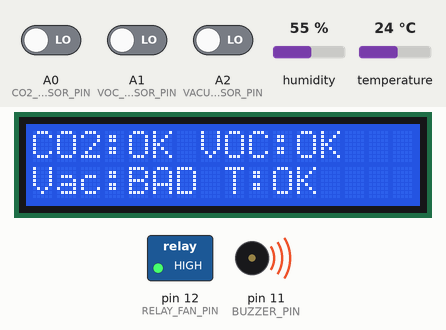
Simulated run of this sketch. Board: Arduino Uno, built with avr-gcc and run on an emulated ATmega328P. Shown: 16×2 character LCD, switched loads named in the sketch (green lamp = pin HIGH), buzzer (waves = sounding, pin HIGH). The test bench sets the inputs (shaded band); at power-on: A0 (CO2_SENSOR_PIN) LOW, A1 (VOC_SENSOR_PIN) LOW, A2 (VACUUM_PRESSURE_SENSOR_PIN) LOW, humidity 55 %, temperature 24 °C.

Above: at 3.2 s.
3.3 s: A0 (CO2_SENSOR_PIN) driven HIGH
At 7.4 s:
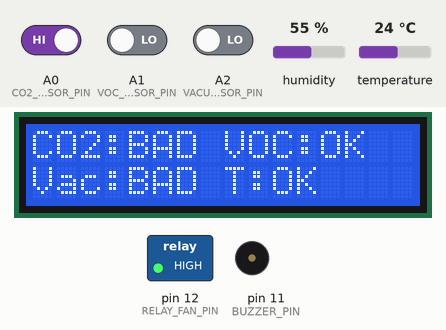
9.7 s: A1 (VOC_SENSOR_PIN) driven HIGH
At 12.7 s:
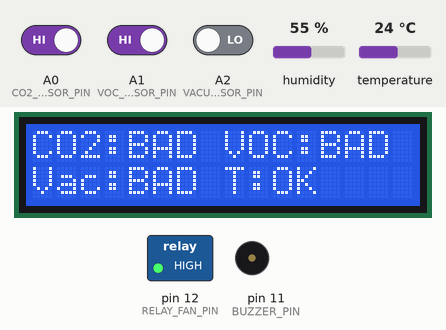
15.3 s: A2 (VACUUM_PRESSURE_SENSOR_PIN) driven HIGH
At 19.4 s:
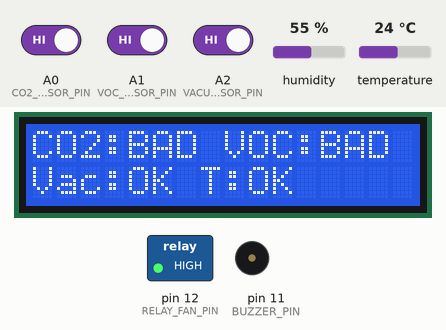
22.2 s: A0 (CO2_SENSOR_PIN) driven LOW
At 24.6 s:
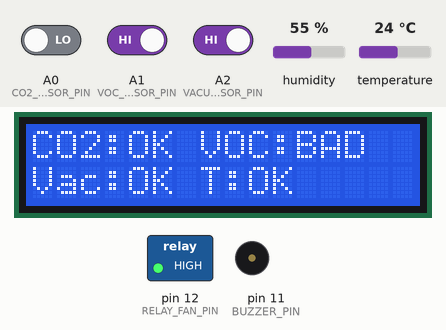
28.1 s: A1 (VOC_SENSOR_PIN) driven LOW
At 31.9 s:
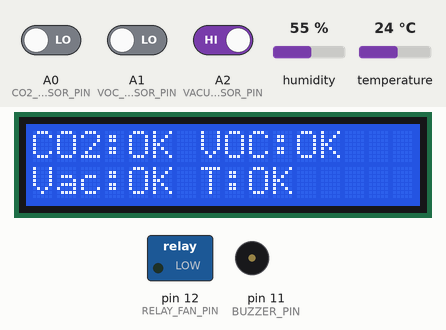
32.7 s: A0 (CO2_SENSOR_PIN) driven HIGH
At 36.6 s:
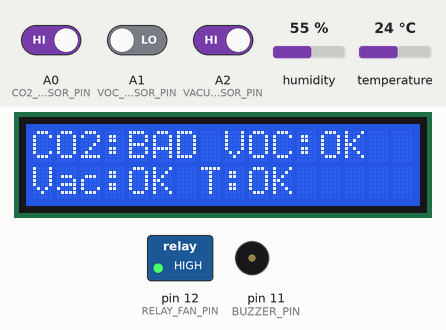
Timing chart, 0 to 40.6 s (numbered marks = the images above; inputs shaded):
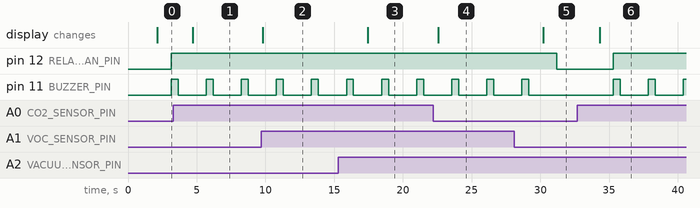

Measured:
- after the input at 3.3 s, the display: changes after 1.4 s (image 1)
- after the input at 9.7 s, the display: changes after 0.10 s (image 2)
- after the input at 15.3 s, the display: changes after 2.2 s (image 3)
- after the input at 22.2 s, the display: changes after 0.36 s (image 4)
- after the input at 28.1 s, pin 12 (RELAY_FAN_PIN): HIGH → LOW after 3.1 s; pin 11 (BUZZER_PIN): goes on until 29.2 s, then stays LOW; the display: changes after 2.1 s (image 5)
- after the input at 32.7 s, pin 12 (RELAY_FAN_PIN): LOW → HIGH after 2.6 s; pin 11 (BUZZER_PIN): alternates HIGH for 0.50 s and LOW for 2.1 s, starting after 2.6 s; the display: changes after 1.6 s (image 6)
- by itself, pin 11 (BUZZER_PIN): alternates HIGH for 0.50 s and LOW for 2.1 s

The sketch:

AUTOMATIC_FUME_EXTRACTOR_FOR_BATTERY_SHOP.ino
```cpp
#include <Wire.h>
#include <LiquidCrystal_I2C.h>
#include <DHT.h>

#define DHT11_PIN 13
DHT dht(DHT11_PIN, DHT11);

// I2C LCD Address (Change to 0x3F if necessary)
LiquidCrystal_I2C lcd(0x27, 16, 2);

// Sensor and actuator pins
#define CO2_SENSOR_PIN A0
#define VOC_SENSOR_PIN A1
#define VACUUM_PRESSURE_SENSOR_PIN A2
#define RELAY_FAN_PIN 12
#define BUZZER_PIN 11

void setup() {
  lcd.init();
  lcd.backlight();
  dht.begin();

  pinMode(CO2_SENSOR_PIN, INPUT);
  pinMode(VOC_SENSOR_PIN, INPUT);
  pinMode(VACUUM_PRESSURE_SENSOR_PIN, INPUT);
  pinMode(RELAY_FAN_PIN, OUTPUT);
  pinMode(BUZZER_PIN, OUTPUT);

  digitalWrite(RELAY_FAN_PIN, LOW);  // Ensure fan is off at start
  digitalWrite(BUZZER_PIN, LOW);  // Ensure buzzer is off

  lcd.setCursor(0, 0);
  lcd.print("AUTOMATIC FUME");
  lcd.setCursor(0, 1);
  lcd.print("EXTRACTOR");
  delay(2000); // Display title for 2 seconds
  lcd.clear();
}

void loop() {
  // Read sensors
  float temp = dht.readTemperature();
  float hum = dht.readHumidity();
  bool co2_detected = digitalRead(CO2_SENSOR_PIN); // 1 = BAD, 0 = OK
  bool voc_detected = digitalRead(VOC_SENSOR_PIN); // 1 = BAD, 0 = OK
  bool vacuum_pressure_ok = digitalRead(VACUUM_PRESSURE_SENSOR_PIN); // 1 = OK, 0 = BAD

  // Determine Status
  String co2_status = (co2_detected) ? "BAD" : "OK";
  String voc_status = (voc_detected) ? "BAD" : "OK";
  String vac_status = (vacuum_pressure_ok) ? "OK" : "BAD";
  String temp_status = (temp > 50) ? "BAD" : "OK"; // Adjust threshold if needed

  // Update LCD Display
  lcd.clear();
  lcd.setCursor(0, 0);
  lcd.print("CO2:");
  lcd.print(co2_status);
  lcd.print(" VOC:");
  lcd.print(voc_status);

  lcd.setCursor(0, 1);
  lcd.print("Vac:");
  lcd.print(vac_status);
  lcd.print(" T:");
  lcd.print(temp_status);

  delay(1000);

  // Check for any BAD conditions to activate fume extraction
  if (co2_detected || voc_detected || !vacuum_pressure_ok || temp > 50) {
    digitalWrite(RELAY_FAN_PIN, HIGH);  // Turn on fume extractor fan
    digitalWrite(BUZZER_PIN, HIGH);     // Turn on buzzer

    delay(500);  // Short beep
    digitalWrite(BUZZER_PIN, LOW);
  } else {
    digitalWrite(RELAY_FAN_PIN, LOW);  // Turn off fan
    digitalWrite(BUZZER_PIN, LOW);
  }

  delay(1000);
}
```
